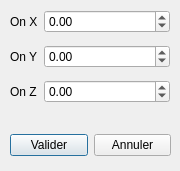
<?xml version="1.0" encoding="UTF-8"?>
<ui version="4.0">
 <class>moveDialog</class>
 <widget class="QDialog" name="moveDialog">
  <property name="geometry">
   <rect>
    <x>0</x>
    <y>0</y>
    <width>180</width>
    <height>171</height>
   </rect>
  </property>
  <property name="windowTitle">
   <string>Dialog</string>
  </property>
  <widget class="QWidget" name="formLayoutWidget">
   <property name="geometry">
    <rect>
     <x>10</x>
     <y>10</y>
     <width>160</width>
     <height>121</height>
    </rect>
   </property>
   <layout class="QFormLayout" name="formLayout">
    <property name="verticalSpacing">
     <number>12</number>
    </property>
    <item row="0" column="0">
     <widget class="QLabel" name="label">
      <property name="text">
       <string>On X</string>
      </property>
     </widget>
    </item>
    <item row="1" column="0">
     <widget class="QLabel" name="label_2">
      <property name="text">
       <string>On Y</string>
      </property>
     </widget>
    </item>
    <item row="2" column="0">
     <widget class="QLabel" name="label_3">
      <property name="text">
       <string>On Z</string>
      </property>
     </widget>
    </item>
    <item row="0" column="1">
     <widget class="QDoubleSpinBox" name="XSpinBox">
      <property name="minimum">
       <double>-1000.000000000000000</double>
      </property>
      <property name="maximum">
       <double>1000.000000000000000</double>
      </property>
      <property name="singleStep">
       <double>10.000000000000000</double>
      </property>
     </widget>
    </item>
    <item row="1" column="1">
     <widget class="QDoubleSpinBox" name="YSpinBox">
      <property name="minimum">
       <double>-1000.000000000000000</double>
      </property>
      <property name="maximum">
       <double>1000.000000000000000</double>
      </property>
      <property name="singleStep">
       <double>10.000000000000000</double>
      </property>
     </widget>
    </item>
    <item row="2" column="1">
     <widget class="QDoubleSpinBox" name="ZSpinBox">
      <property name="minimum">
       <double>-1000.000000000000000</double>
      </property>
      <property name="maximum">
       <double>1000.000000000000000</double>
      </property>
      <property name="singleStep">
       <double>10.000000000000000</double>
      </property>
     </widget>
    </item>
   </layout>
   <zorder>label</zorder>
   <zorder>label_2</zorder>
   <zorder>label_3</zorder>
   <zorder>YSpinBox</zorder>
   <zorder>ZSpinBox</zorder>
   <zorder>XSpinBox</zorder>
  </widget>
  <widget class="QWidget" name="horizontalLayoutWidget">
   <property name="geometry">
    <rect>
     <x>10</x>
     <y>130</y>
     <width>161</width>
     <height>31</height>
    </rect>
   </property>
   <layout class="QHBoxLayout" name="horizontalLayout">
    <item>
     <widget class="QPushButton" name="validateButton">
      <property name="text">
       <string>Valider</string>
      </property>
     </widget>
    </item>
    <item>
     <widget class="QPushButton" name="cancelButton">
      <property name="text">
       <string>Annuler</string>
      </property>
     </widget>
    </item>
   </layout>
  </widget>
 </widget>
 <resources/>
 <connections/>
</ui>
